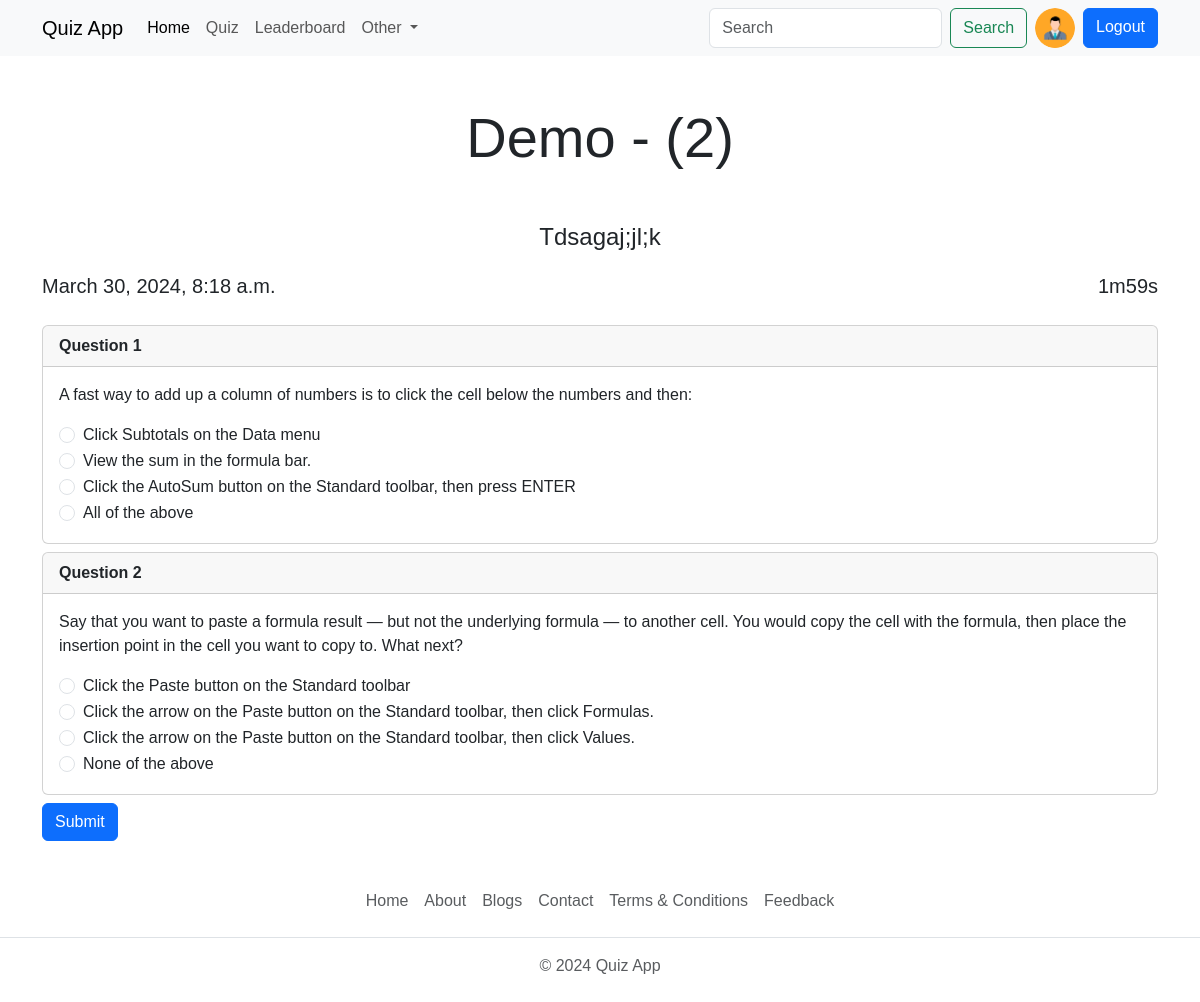
The app's page /quiz/5/ (signed in) with its own data.
### account/models.py (models this page shows, shortened)
class Profile(models.Model):
    user = models.OneToOneField(User, on_delete=models.CASCADE, null=True)  # verbose_name
    bio = models.TextField(blank=True, null=True)
    profile_img = models.ImageField(upload_to='profile_img/', default= 'user.png', blank=True, null=True, verbose_name='Profile Image')
    location = models.CharField(max_length=100, blank=True, null=True)
    GENDER = (
        ('Male', 'Male'),
        ('Female', 'Female'),
        ('Other', 'Other'),
    )
    gender = models.CharField(max_length=6, choices=GENDER, blank=True, null=True)

### quiz/models.py (models this page shows, shortened)
class Quiz(models.Model):
    title = models.CharField(max_length=255)
    description = models.TextField()
    category = models.ForeignKey(Category, on_delete=models.CASCADE)
    quiz_file = models.FileField(upload_to='quiz/')
    created_at = models.DateTimeField(auto_now_add=True)
    updated_at = models.DateTimeField(auto_now=True)
    class Meta:
        verbose_name = "quiz"
        verbose_name_plural = 'quizes'

class Question(models.Model):
    quiz = models.ForeignKey(Quiz, on_delete=models.CASCADE)
    text = models.TextField()

class Choice(models.Model):
    question = models.ForeignKey(Question, on_delete=models.CASCADE)
    text = models.CharField(max_length=255)
    is_correct = models.BooleanField()

### quiz/views.py (the view, shortened to what this page needs)
# urls.py: path('<int:quiz_id>/', views.quiz_view, name='quiz')
@login_required(login_url='login')
def quiz_view(request, quiz_id):
    user_object = User.objects.get(username=request.user)
    user_profile = Profile.objects.get(user=user_object)
    quiz = Quiz.objects.filter(id=quiz_id).first()
    total_questions = quiz.question_set.all().count()
    if quiz != None:
        context = {'user_profile': user_profile, 'quiz': quiz}
    else:
        return redirect('all_quiz')
    return render(request, 'quiz.html', context)

### templates/quiz.html (shortened to what this page needs)
{% extends 'index.html' %}
{% load static %}
{% block content %}
<h1 class="display-4 text-center my-5">{{quiz.title}} - ({{quiz.question_set.all|length}})</h1>
<p class="container fs-4 text-center">T{{quiz.description}}</p>
<div class="container">
  <div class="d-flex justify-content-between">
    <span class="fs-5">{{quiz.created_at}}</span>
    <span class="fs-5" id="timer">10:00</span>
  </div>
  <div class="questions my-4">
    {% for question in quiz.question_set.all %}
    <div class="card mb-2 question">
      <div class="card-header fw-bold">
        Question {{forloop.counter}}
      </div>
      <div class="card-body">
        <p class="card-text">{{question.text}}</p>
        {% for option in question.choice_set.all %}
        <div class="form-check">
          <label class="form-check-label" for="{{option.id}}" >
            <input class="form-check-input" type="radio" name="{{option.question.id}}" id="{{option.id}}" value="{{option.text}}">
            {{option.text}}
          </label>
        </div>
        {% endfor %}
      </div>
    </div>
    {% endfor %}
    <form action="" method="POST" id="quiz-form">
      <button type="submit" class="btn btn-primary" id="submit-button">Submit</button>
    </form>
  </div>
</div>
{% endblock %}

### templates/components/navbar.html (shortened to what this page needs)
<nav class="navbar navbar-expand-lg bg-body-tertiary d-none d-lg-block">
    <div class="container">
        <a class="navbar-brand" href="{% url 'home' %}">Quiz App</a>
        <div class="collapse navbar-collapse" id="navbarSupportedContent">
            <ul class="navbar-nav me-auto mb-2 mb-lg-0">
                <li class="nav-item">
                    <a class="nav-link active" aria-current="page" href="{% url 'home' %}">Home</a>
                </li>
                <li class="nav-item">
                    <a class="nav-link" href="{% url 'all_quiz' %}">Quiz</a>
                </li>
                <li class="nav-item">
                    <a class="nav-link" href="{% url 'leaderboard' %}">Leaderboard</a>
                </li>
                <li class="nav-item dropdown">
                    <a class="nav-link dropdown-toggle" href="#" role="button" data-bs-toggle="dropdown"
                        aria-expanded="false">
                        Other
                    </a>
                </li>
            </ul>
            <form class="d-flex" role="search" action="{% url 'search_users' %}">
                <input class="form-control me-2" type="search" placeholder="Search" aria-label="Search" name="q" />
                <button class="btn btn-outline-success" type="submit">
                    Search
                </button>
                {% if request.user.is_authenticated %}
                <a type="button" class="mx-2" href="{% url 'profile' request.user.username %}">
                    <img class="rounded-circle" src="{{ user_profile.profile_img.url }}" class="img-fluid" width="40" height="40" alt="">
                </a>
                <a type="button" href="{% url 'logout' %}" class="btn btn-primary">Logout</a>
                {% else %}
                <a type="button" href="{% url 'login' %}" class="btn btn-primary ms-2">Login</a>
                {% endif %}
            </form>
        </div>
    </div>
</nav>

### static/css/style.css (style rules this page uses)
* { font-family: 'Trebuchet MS', 'Lucida Sans Unicode', 'Lucida Grande', 'Lucida Sans', Arial, sans-serif; }

### records on screen
Profile: profile_img (placeholder picture)
Quiz: title "Demo", question_set.all|length "2", description "dsagaj;jl;k", created_at "March 30, 2024, 8:18 a.m."
Question: text "A fast way to add up a column of numbers is to click the cell below the numbers and then:"
Choice: text "Click Subtotals on the Data menu"
Choice: text "View the sum in the formula bar."
Choice: text "Click the AutoSum button on the Standard toolbar, then press ENTER"
Choice: text "All of the above"
Question: text "Say that you want to paste a formula result — but not the underlying formula — to another cell. You would copy the cell with the formula, then place the insertion point in the cell you want to copy to. What next?"
Choice: text "Click the Paste button on the Standard toolbar"
Choice: text "Click the arrow on the Paste button on the Standard toolbar, then click Formulas."
Choice: text "Click the arrow on the Paste button on the Standard toolbar, then click Values."
Choice: text "None of the above"
